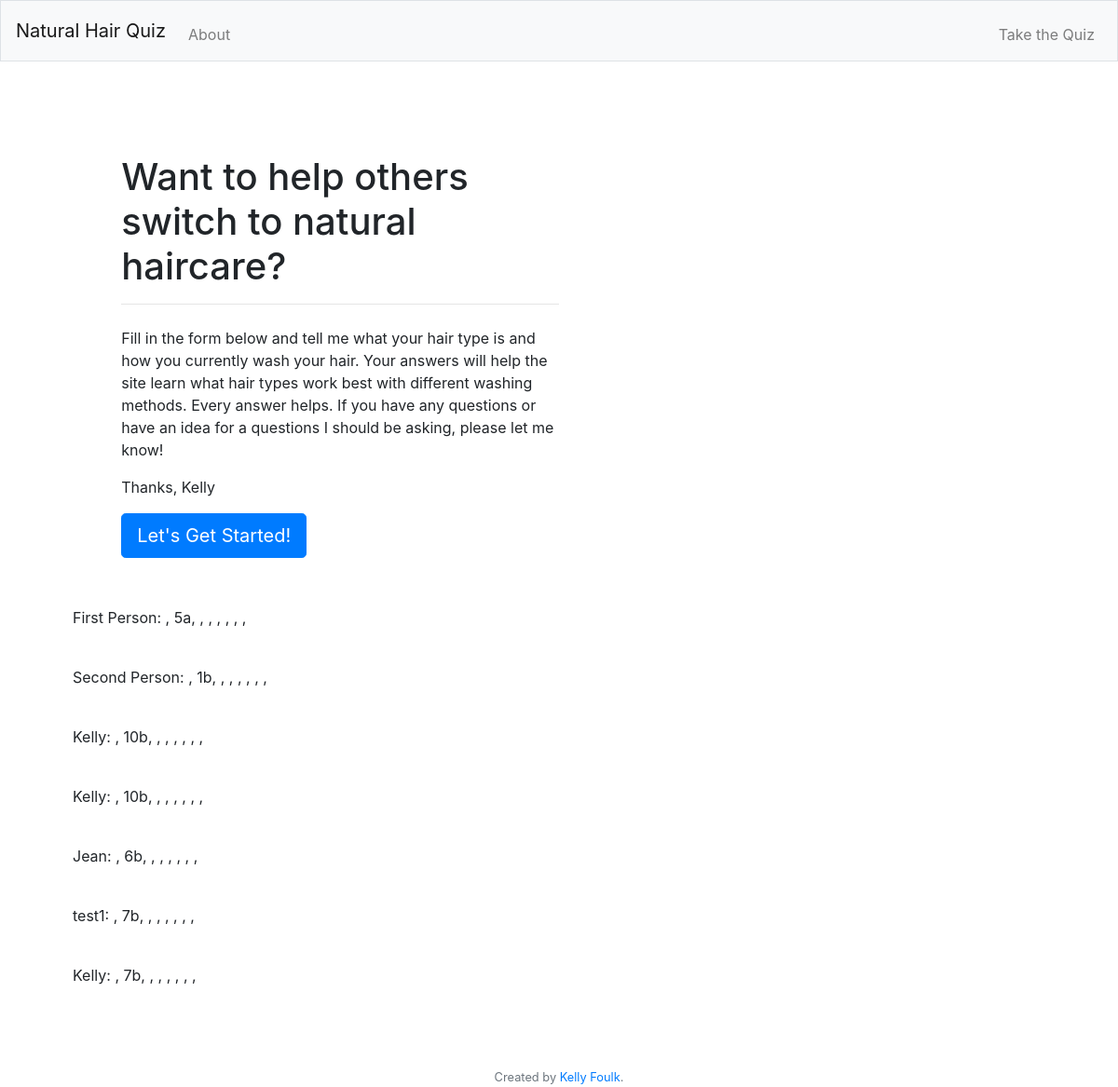
The app's page /, older data.
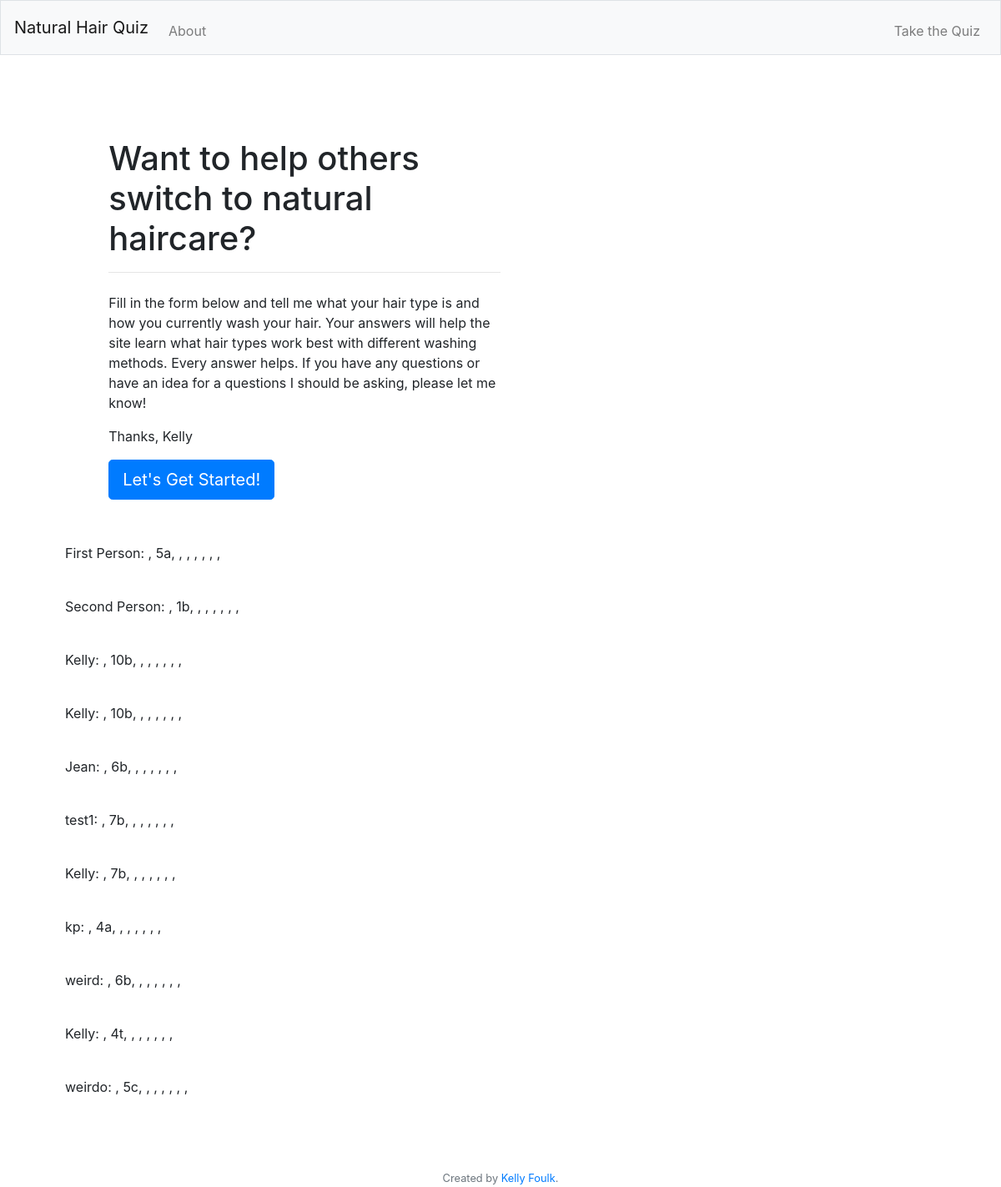
The same page, newer data.
### tables this page shows
CREATE TABLE experts (
    id INTEGER PRIMARY KEY AUTOINCREMENT,
    created TIMESTAMP NOT NULL DEFAULT CURRENT_TIMESTAMP,
    name TEXT NOT NULL,
    curl TEXT NOT NULL
);

### application.py (the view)
@app.route('/')
def index():
    users = query_db('SELECT * FROM experts')
    return render_template('index.html', users=users)

### application.py (called while the page is built)
def get_db():
    db = sqlite3.connect('database.db')
    db.row_factory = sqlite3.Row
    return db

def query_db(query, args=(), one=False):
    cur = get_db().execute(query, args)
    rv = cur.fetchall()
    cur.close()
    return (rv[0] if rv else None) if one else rv

@app.teardown_appcontext
def close_connection(exception):
    db = getattr(g, '_database', None)
    if db is not None:
        db.close()

@app.after_request
def after_request(response):
    response.headers["Cache-Control"] = "no-cache, no-store, must-revalidate"
    response.headers["Expires"] = 0
    response.headers["Pragma"] = "no-cache"
    return response

### templates/index.html (shortened to what this page needs)
{% extends "layout.html" %}
{% block main %}
<div class="hero-display">
    <div class='hero-text'>
        <h1 class="hero">Want to help others switch to natural haircare?</h1>
        <hr>
        <p> Fill in the form below and tell me what your hair type is and how you currently wash your hair. Your answers will help the site learn what hair types work best with different washing methods. Every answer helps. If you have any questions or have an idea for a questions I should be asking, please let me know!</p>
        <p>Thanks, Kelly</p>
        <a class="btn btn-primary btn-lg" href="/quiz" role="button">Let's Get Started!</a>
    </div>
</div>
{% for user in users %}
<p>{{user['name']}}: {{user['email']}}, {{user['curl']}}, {{user['length']}}, {{user['density']}}, {{user['porosity']}}, {{user['oily']}}, {{user['colored']}}, {{user['permed']}}, {{user['keratin']}}</li>
</p>
<br>
{% endfor %}
{% endblock %}

### templates/layout.html (shortened to what this page needs)
<!DOCTYPE html>
<html lang="en">
    <head>
        <link href="https://maxcdn.bootstrapcdn.com/bootstrap/4.1.3/css/bootstrap.min.css" rel="stylesheet">
        <link href="/static/style.css" rel="stylesheet">
    </head>
    <body>
        <nav class="navbar navbar-expand-md navbar-light bg-light border">
            <a class="navbar-brand" href="/">Natural Hair Quiz</a>
            <div class="collapse navbar-collapse" id="navbar">
                <ul class="navbar-nav mr-auto mt-2">
                    <li class="nav-item"><a class="nav-link" href="/about">About</a></li>
                </ul>
                <ul class="navbar-nav ml-auto mt-2">
                    <li class="nav-item" id='take-quiz'><a class="nav-link" href="/quiz">Take the Quiz</a></li>
                </ul>
            </div>
        </nav>
        <main class="container p-5">
            {% block main %}{% endblock %}
        </main>
        <footer class="small text-center text-muted">
            Created by <a href="https://www.linkedin.com/in/kelly-foulk-a8a9a167/">Kelly Foulk</a>.
        </footer>
    </body>
</html>

### static/style.css (style rules this page uses)
.hero-display { padding: 10% 5%; }
hr { padding: .25em; }
@media only screen and (min-width: 768px) { .hero-text { max-width: 50%; } }
@media only screen and (min-width: 768px) { .hero-display { padding: 5%; } }

Row changes from the older to the newer data that the page shows:
added experts: name "kp", curl "4a"
added experts: name "weird", curl "6b"
added experts: name "Kelly", curl "4t"
added experts: name "weirdo", curl "5c"
